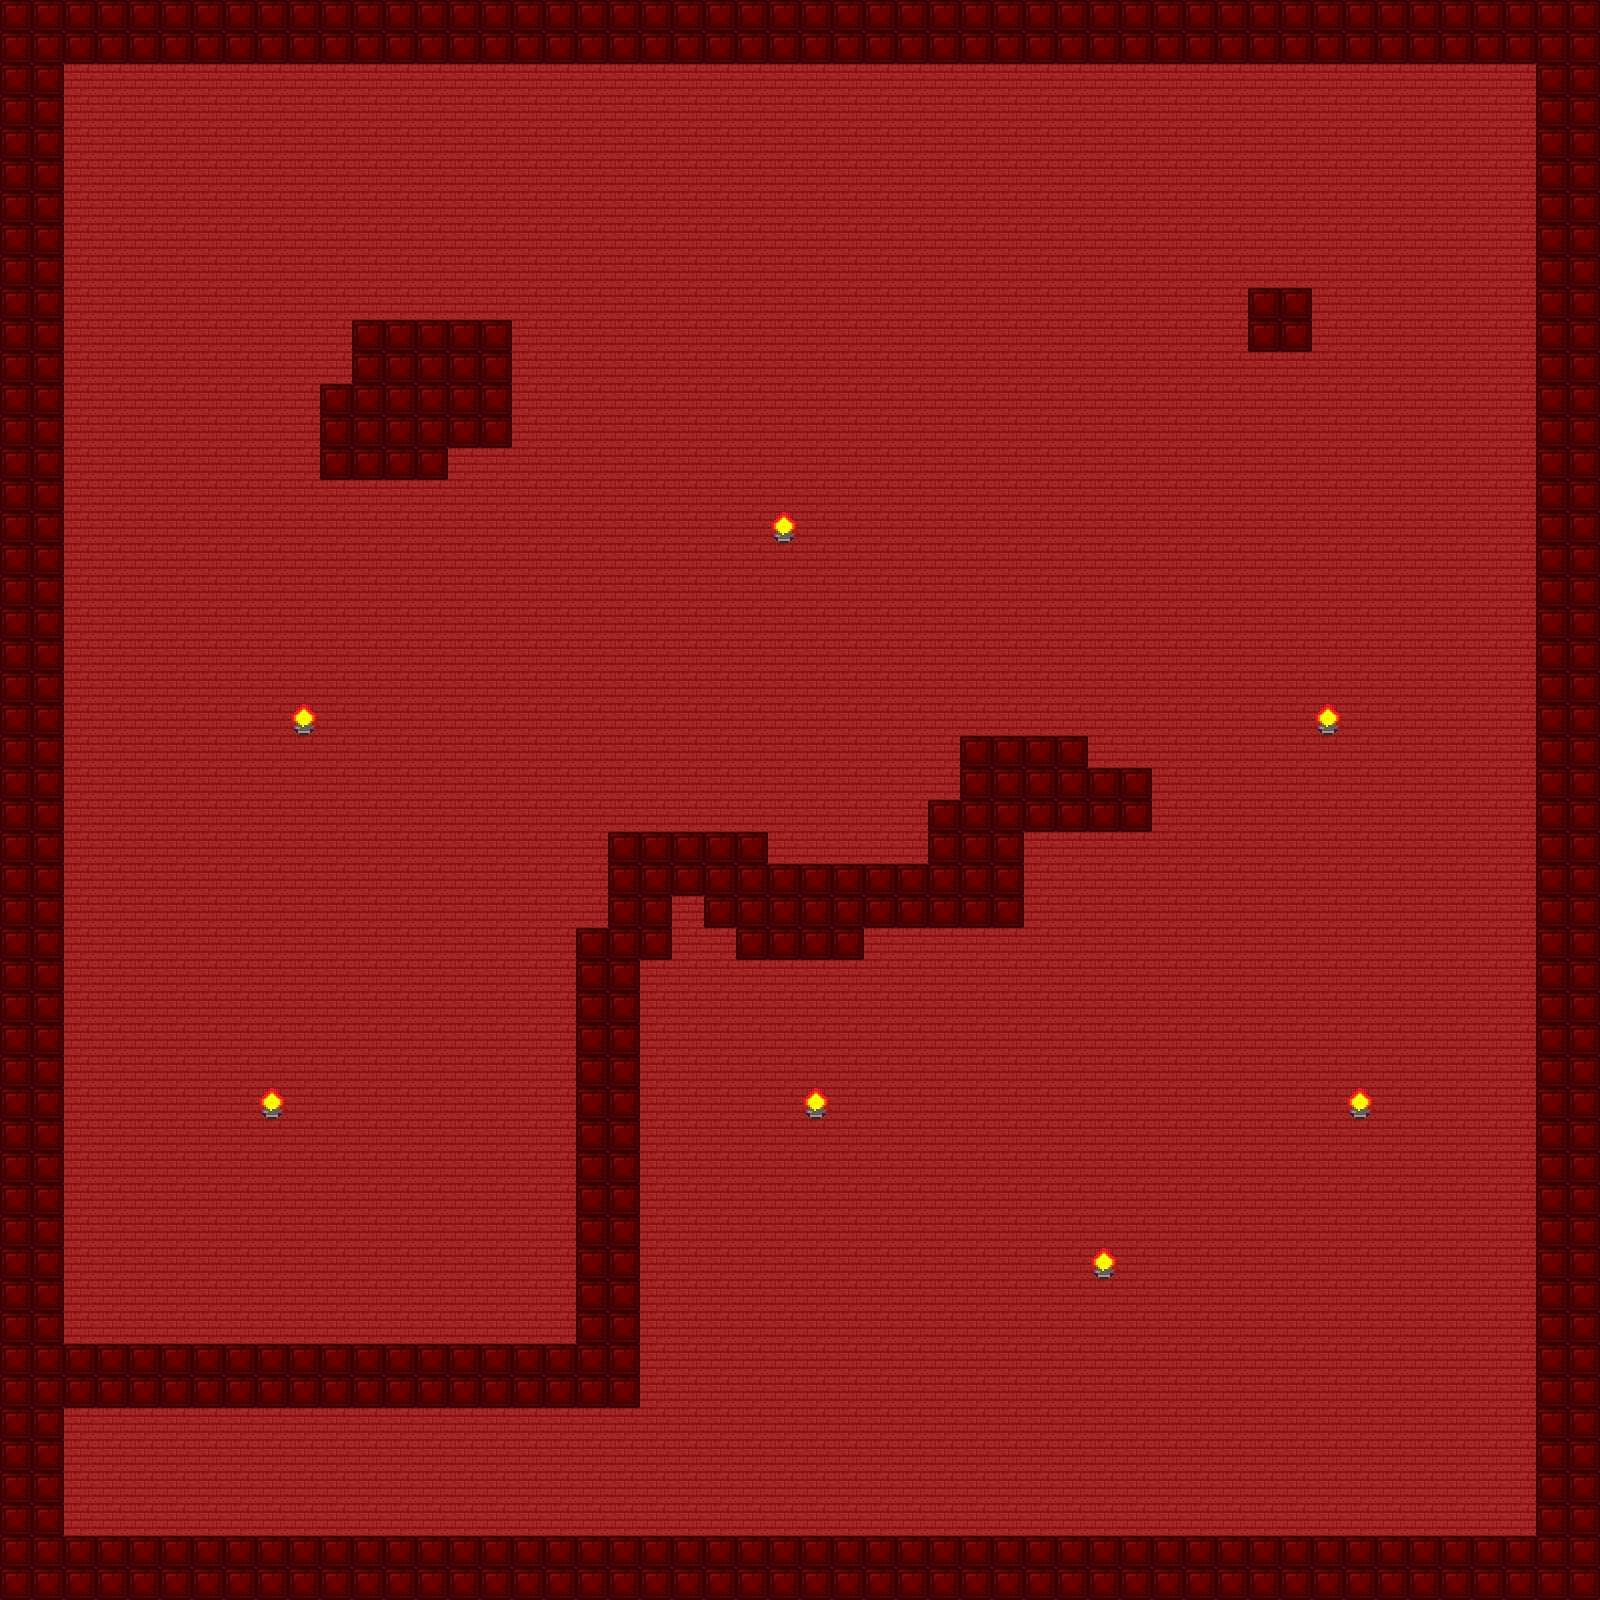

The image is a tile-based game level rendered from a .tmx file. Its description and source (layers, tilesets, objects; grid data summarised) follow:
An orthogonal 50x50 tile map with 32x32 px tiles, 2 tile layers (world, collide).

<map version="1.10" tiledversion="1.11.1-99-gec89c545" orientation="orthogonal" renderorder="right-down" width="50" height="50" tilewidth="32" tileheight="32" infinite="0" nextlayerid="3" nextobjectid="1">
 <tileset firstgid="1" name="tileset_inferno" tilewidth="32" tileheight="32" tilecount="60" columns="10">
  <image source="../../tileset_inferno.png" width="320" height="192" />
  <tile id="52">
   <properties>
    <property name="collide" type="bool" value="true" />
   </properties>
  </tile>
  <tile id="53">
   <properties>
    <property name="collide" type="bool" value="true" />
   </properties>
  </tile>
 </tileset>
 <layer id="1" name="world" width="50" height="50">
  <data>[2500 cells, 2500 non-empty, 1 distinct tile ids]</data>
 </layer>
 <layer id="2" name="collide" width="50" height="50">
  <data>[2500 cells, 538 non-empty, 2 distinct tile ids]</data>
 </layer>
</map>
